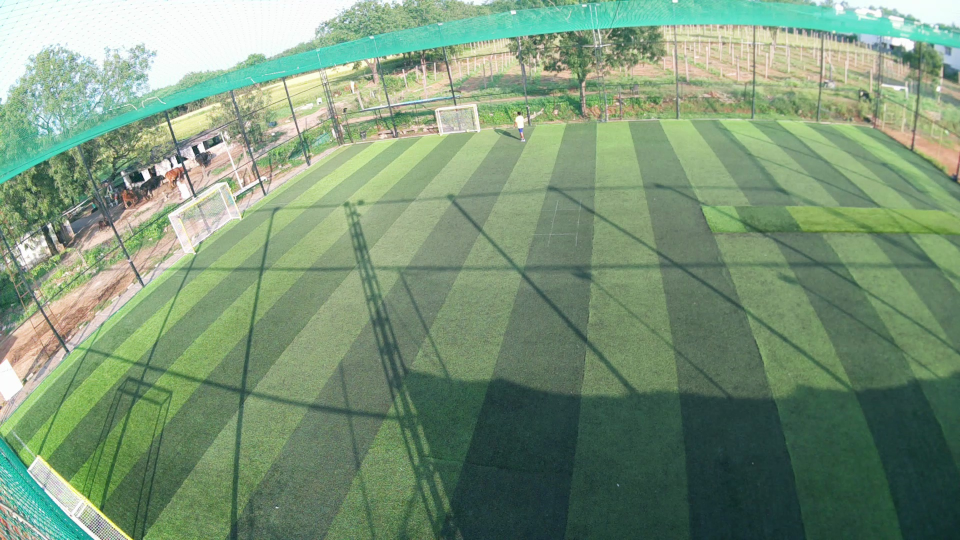
#> input picture data/calibration/left/middle.jpg, 1920 x 1080 px (shown at 1/2 size)
$ python calibrate_homography.py --left_img ../../data/calibration/left/middle.jpg --right_img ../../data/calibration/left/middle.jpg --out_H out.png
#> lines starting #> are read from the running program, lines starting #| are printed output that depends on the picture; after the words box and inside, x2 and y2 are one past the last pixel; in counts of white or black regions, pixels touching at a corner belong together
#!/usr/bin/env python3
"""
Calibrate homography between two regular (non-fisheye) cameras.

This script is for standard cameras without fisheye distortion.
For fisheye cameras, use calibrate_homography_fisheye_v5.py instead.

Interactive point picking to compute homography matrix that transforms
points from right camera coordinate system to left camera coordinate system.
"""
import argparse
from pathlib import Path
import numpy as np
import cv2


def compute_point_errors(H, ptsR_np, ptsL_np):
    """Compute reprojection errors for homography."""
    proj = cv2.perspectiveTransform(ptsR_np, H).reshape(-1, 2)
    tgt = ptsL_np.reshape(-1, 2)
    err = np.linalg.norm(proj - tgt, axis=1)
    return err


def main():
    ap = argparse.ArgumentParser(
        description="Calibrate homography between two regular (non-fisheye) cameras"
    )
    ap.add_argument("--left_img", required=True, help="Path to left camera image")
    ap.add_argument("--right_img", required=True, help="Path to right camera image")
    ap.add_argument("--out_H", required=True, help="Output path for homography .npy file")
    ap.add_argument("--ransac_px", type=float, default=5.0, help="RANSAC reprojection threshold in pixels")
    ap.add_argument("--max_disp_w", type=int, default=1700, help="Max display width")
    ap.add_argument("--max_disp_h", type=int, default=900, help="Max display height")

    args = ap.parse_args()

    out_H = Path(args.out_H)
    out_H.parent.mkdir(parents=True, exist_ok=True)

    left_bgr = cv2.imread(args.left_img, cv2.IMREAD_COLOR)
#> left_bgr is the input picture: shape (1080, 1920, 3); mean B, G, R 120.1, 148.7, 122.8
    right_bgr = cv2.imread(args.right_img, cv2.IMREAD_COLOR)
    if left_bgr is None or right_bgr is None:
        raise FileNotFoundError("Could not read one of the images. Check paths.")

    h, w = left_bgr.shape[:2]
#> h = 1080; w = 1920
    if right_bgr.shape[:2] != (h, w):
        right_bgr = cv2.resize(right_bgr, (w, h), interpolation=cv2.INTER_LINEAR)

    # Display setup
    disp_scale = min(args.max_disp_h / h, args.max_disp_w / (2 * w), 1.0)
#> disp_scale = 0.443
    disp_w = int(w * disp_scale)
#> disp_w = 850
    disp_h = int(h * disp_scale)
#> disp_h = 478

    left_s = cv2.resize(left_bgr, (disp_w, disp_h), interpolation=cv2.INTER_AREA)
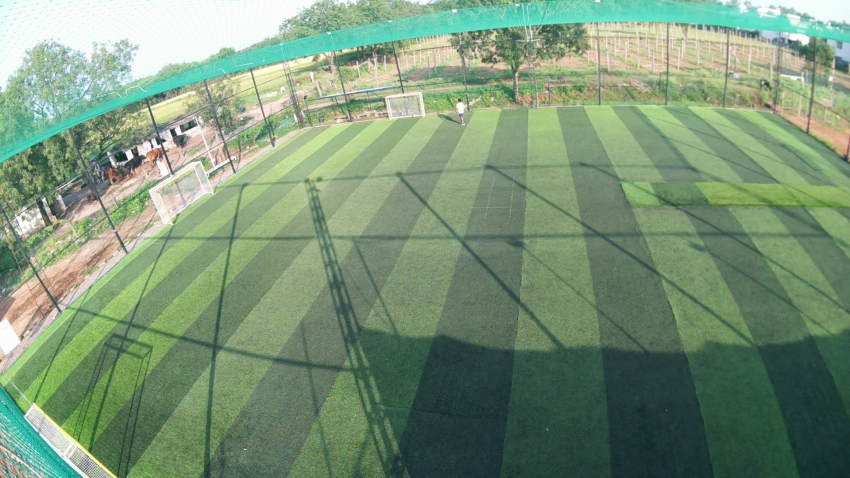
#> left_s: shape (478, 850, 3); mean B, G, R 120.1, 148.7, 122.8
    right_s = cv2.resize(right_bgr, (disp_w, disp_h), interpolation=cv2.INTER_AREA)

    base_disp = np.hstack([left_s, right_s])
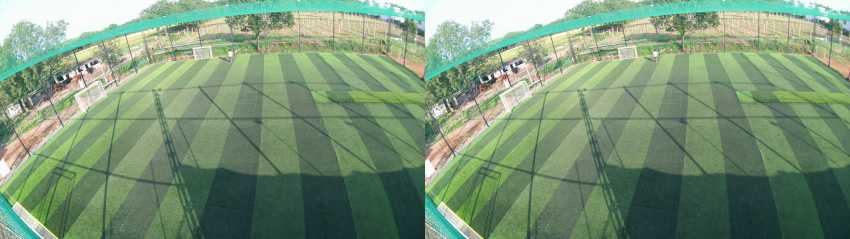
#> base_disp: shape (478, 1700, 3) (shown at 1/2 size); mean B, G, R 120.1, 148.7, 122.8
    win = "Pick points: LEFT then RIGHT (u=undo, r=reset, ENTER=done, q=quit)"
    cv2.namedWindow(win, cv2.WINDOW_NORMAL)
    cv2.resizeWindow(win, min(args.max_disp_w, base_disp.shape[1]), min(args.max_disp_h, base_disp.shape[0]))

    ptsL, ptsR = [], []
    expecting_left = True
    last_click_side = None

    def redraw():
        disp = base_disp.copy()
        n = max(len(ptsL), len(ptsR))
        for i in range(n):
            if i < len(ptsL):
                x, y = ptsL[i]
                xs, ys = int(x * disp_scale), int(y * disp_scale)
                cv2.circle(disp, (xs, ys), 5, (0, 255, 0), -1)
                cv2.putText(disp, str(i + 1), (xs + 8, ys - 8), cv2.FONT_HERSHEY_SIMPLEX, 0.6, (0, 255, 0), 2)
            if i < len(ptsR):
                x, y = ptsR[i]
                xs, ys = int(x * disp_scale) + disp_w, int(y * disp_scale)
                cv2.circle(disp, (xs, ys), 5, (0, 255, 0), -1)
                cv2.putText(disp, str(i + 1), (xs + 8, ys - 8), cv2.FONT_HERSHEY_SIMPLEX, 0.6, (0, 255, 0), 2)

        status = f"Pairs: {min(len(ptsL), len(ptsR))} | Next: {'LEFT' if expecting_left else 'RIGHT'}"
        cv2.putText(disp, status, (10, 30), cv2.FONT_HERSHEY_SIMPLEX, 0.8, (255, 255, 255), 2)
#> disp: shape (478, 1700, 3); 0.19% of pixels changed, all inside (x1, y1, x2, y2) = (12, 9, 274, 38)
        cv2.imshow(win, disp)

    def on_mouse(event, x, y, flags, param):
        nonlocal expecting_left, last_click_side
        if event != cv2.EVENT_LBUTTONDOWN:
            return
        if x < 0 or y < 0 or x >= 2 * disp_w or y >= disp_h:
            return

        clicked_left = x < disp_w
        if expecting_left and not clicked_left:
            return
        if (not expecting_left) and clicked_left:
            return

        if clicked_left:
            ox = x / disp_scale
            oy = y / disp_scale
            ptsL.append((ox, oy))
            last_click_side = "L"
            expecting_left = False
            print(f"LEFT point {len(ptsL)}: ({int(ox)}, {int(oy)})")
        else:
            ox = (x - disp_w) / disp_scale
            oy = y / disp_scale
            ptsR.append((ox, oy))
            last_click_side = "R"
            expecting_left = True
            print(f"RIGHT point {len(ptsR)}: ({int(ox)}, {int(oy)})")

        redraw()

    cv2.setMouseCallback(win, on_mouse)
    redraw()

    while True:
        key = cv2.waitKey(20) & 0xFF
#> (key q is pressed here)
        if key in (10, 13):  # ENTER
            if len(ptsL) >= 4 and len(ptsL) == len(ptsR):
                break
            print("Need >=4 pairs and counts must match.")
        if key in (27, ord("q")):
            print("Quit.")
            cv2.destroyAllWindows()
            return
        if key == ord("u"):
            if last_click_side == "R" and len(ptsR) > 0:
                ptsR.pop()
                expecting_left = False
                last_click_side = "L"
            elif last_click_side == "L" and len(ptsL) > 0:
                ptsL.pop()
                expecting_left = True
                last_click_side = "R"
            redraw()
        if key == ord("r"):
            ptsL.clear()
            ptsR.clear()
            expecting_left = True
            last_click_side = None
            redraw()

    cv2.destroyAllWindows()

    ptsL_np = np.array(ptsL, dtype=np.float32).reshape(-1, 1, 2)
    ptsR_np = np.array(ptsR, dtype=np.float32).reshape(-1, 1, 2)

    # Compute homography
    method = cv2.RANSAC
    if hasattr(cv2, "USAC_MAGSAC"):
        method = cv2.USAC_MAGSAC

    H, inliers = cv2.findHomography(ptsR_np, ptsL_np, method, ransacReprojThreshold=args.ransac_px)
    if H is None:
        raise RuntimeError("findHomography failed. Re-pick better corresponding points.")

    inliers = inliers.reshape(-1).astype(bool)
    err = compute_point_errors(H, ptsR_np, ptsL_np)

    n_in = int(inliers.sum())
    print(f"Inliers: {n_in}/{len(inliers)}  (ransac_px={args.ransac_px})")
    print(f"ALL points:    Mean={float(err.mean()):.2f}px  Max={float(err.max()):.2f}px")
    if n_in > 0:
        print(f"INLIERS only:  Mean={float(err[inliers].mean()):.2f}px  Max={float(err[inliers].max()):.2f}px")

    # Refit using only inliers
    if n_in >= 4:
        H_ls, _ = cv2.findHomography(ptsR_np[inliers], ptsL_np[inliers], 0)
        if H_ls is not None:
            H = H_ls

    np.save(str(out_H), H)
    print(f"✅ Saved H (right->left): {out_H}")


if __name__ == "__main__":
    main()
